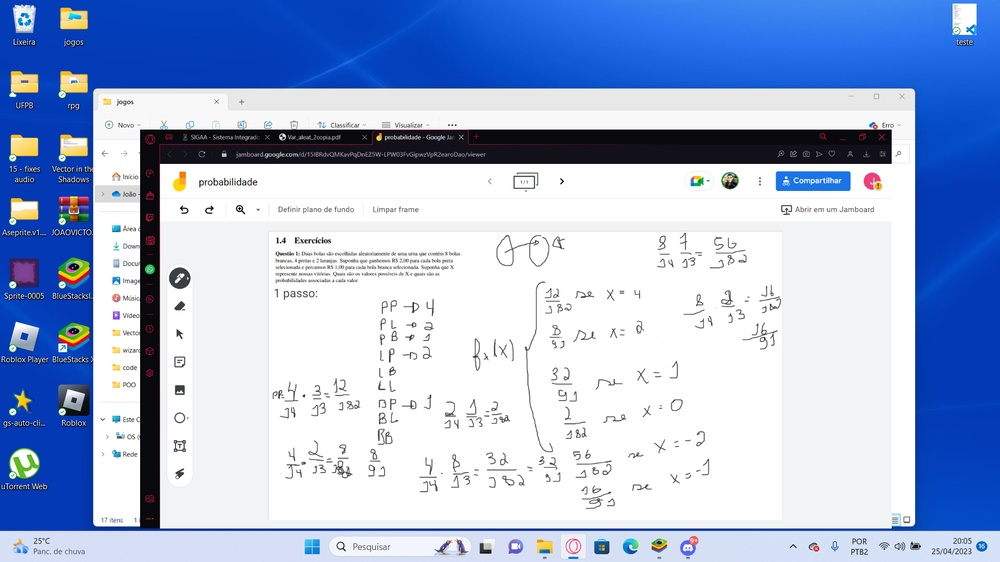
#> input picture imagem.jpg, 1000 x 562 px, shrunk from 1920 x 1080 before the run
$ python aplicacao.py
#> lines starting #> are read from the running program, lines starting #| are printed output that depends on the picture
import numpy as np
import matplotlib.pyplot as plt
from PIL import Image

# Carrega a imagem
img = Image.open("imagem.jpg")
#> img is the input picture: PIL image 1000x562 RGB; mean R, G, B 162.5, 180.6, 215.6

# Converte a imagem para escala de cinza
img_gray = img.convert('LA')
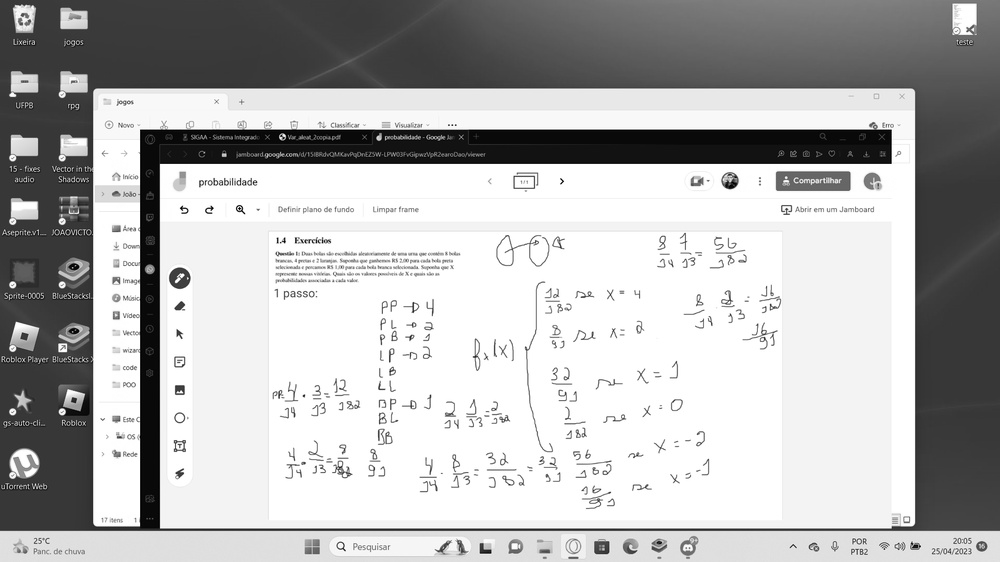
#> img_gray: PIL image 1000x562 LA; mean R, G, B, A 179.2, 179.2, 179.2, 255

# Converte a imagem para um array numpy
img_arr = np.array(img_gray)[:,:,0]

# Realiza a decomposição SVD
U, S, V = np.linalg.svd(img_arr)
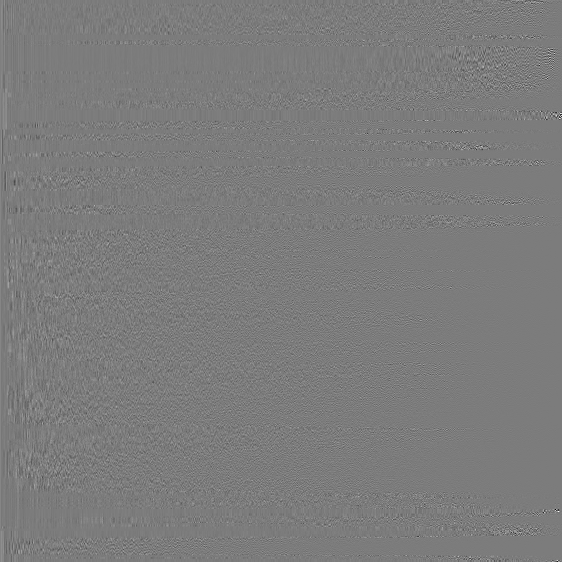
#> U: shape (562, 562) float64; min -0.672, max 0.706, mean 9.21e-05; drawn with min black and max white
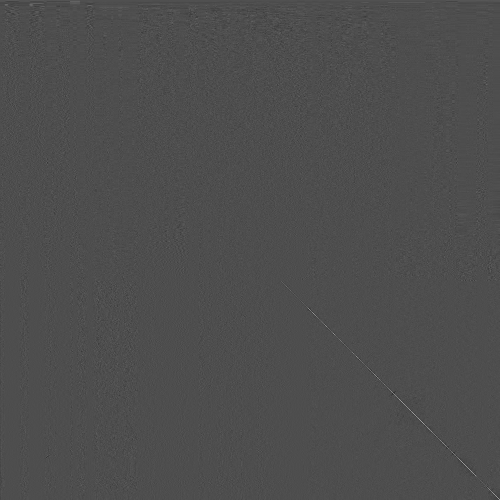
#> V: shape (1000, 1000) float64 (shown at 1/2 size); min -0.388, max 0.881, mean 4.19e-05; drawn with min black and max white
#> S = 562 values, max 147415 at index 0, min 2.58 at index 561, mean 732.9

# Define o número de componentes a serem mantidos
num_components = 100

# Reconstrói a imagem a partir das componentes selecionadas
reconstructed_img_arr = np.dot(U[:,:num_components], np.dot(np.diag(S[:num_components]), V[:num_components,:]))
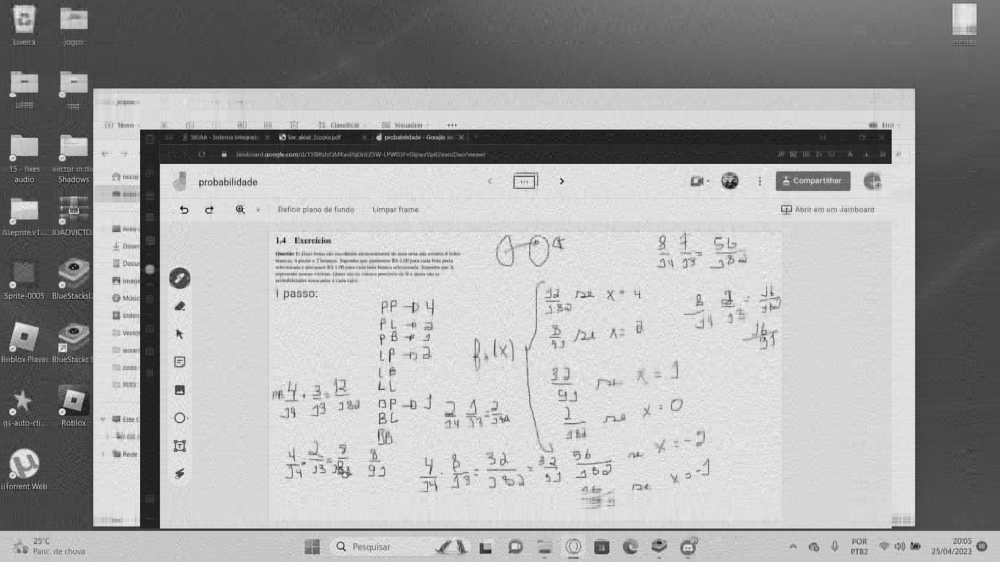
#> reconstructed_img_arr: shape (562, 1000) float64; min -36.29, max 295.6, mean 179.2; drawn with min black and max white

# Plota a imagem original e a imagem reconstruída
fig, axs = plt.subplots(1, 2, figsize=(10, 5))
axs[0].imshow(img_arr, cmap='gray')
axs[0].set_title('Imagem original')
axs[1].imshow(reconstructed_img_arr, cmap='gray')
axs[1].set_title('Imagem reconstruída')
plt.show()
